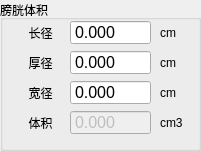
      <widget class="QGroupBox" name="groupBox_6">
       <property name="geometry">
        <rect>
         <x>730</x>
         <y>10</y>
         <width>201</width>
         <height>151</height>
        </rect>
       </property>
       <property name="title">
        <string>膀胱体积</string>
       </property>
       <widget class="QLabel" name="label_40">
        <property name="geometry">
         <rect>
          <x>10</x>
          <y>20</y>
          <width>61</width>
          <height>25</height>
         </rect>
        </property>
        <property name="text">
         <string>长径</string>
        </property>
        <property name="alignment">
         <set>Qt::AlignCenter</set>
        </property>
       </widget>
       <widget class="QLabel" name="label_41">
        <property name="geometry">
         <rect>
          <x>10</x>
          <y>50</y>
          <width>61</width>
          <height>25</height>
         </rect>
        </property>
        <property name="text">
         <string>厚径</string>
        </property>
        <property name="alignment">
         <set>Qt::AlignCenter</set>
        </property>
       </widget>
       <widget class="QLabel" name="label_42">
        <property name="geometry">
         <rect>
          <x>10</x>
          <y>110</y>
          <width>61</width>
          <height>25</height>
         </rect>
        </property>
        <property name="text">
         <string>体积</string>
        </property>
        <property name="alignment">
         <set>Qt::AlignCenter</set>
        </property>
       </widget>
       <widget class="QDoubleSpinBox" name="double_bladder_l">
        <property name="geometry">
         <rect>
          <x>70</x>
          <y>20</y>
          <width>81</width>
          <height>25</height>
         </rect>
        </property>
        <property name="font">
         <font>
          <pointsize>12</pointsize>
         </font>
        </property>
        <property name="styleSheet">
         <string notr="true"/>
        </property>
        <property name="buttonSymbols">
         <enum>QAbstractSpinBox::NoButtons</enum>
        </property>
        <property name="decimals">
         <number>3</number>
        </property>
        <property name="maximum">
         <double>99999.990000000005239</double>
        </property>
        <property name="singleStep">
         <double>0.010000000000000</double>
        </property>
       </widget>
       <widget class="QDoubleSpinBox" name="double_bladder_h">
        <property name="geometry">
         <rect>
          <x>70</x>
          <y>50</y>
          <width>81</width>
          <height>25</height>
         </rect>
        </property>
        <property name="font">
         <font>
          <pointsize>12</pointsize>
         </font>
        </property>
        <property name="styleSheet">
         <string notr="true"/>
        </property>
        <property name="buttonSymbols">
         <enum>QAbstractSpinBox::NoButtons</enum>
        </property>
        <property name="decimals">
         <number>3</number>
        </property>
        <property name="maximum">
         <double>99999.990000000005239</double>
        </property>
        <property name="singleStep">
         <double>0.010000000000000</double>
        </property>
       </widget>
       <widget class="QDoubleSpinBox" name="double_bladder_vol">
        <property name="enabled">
         <bool>false</bool>
        </property>
        <property name="geometry">
         <rect>
          <x>70</x>
          <y>110</y>
          <width>81</width>
          <height>25</height>
         </rect>
        </property>
        <property name="font">
         <font>
          <pointsize>12</pointsize>
         </font>
        </property>
        <property name="styleSheet">
         <string notr="true"/>
        </property>
        <property name="buttonSymbols">
         <enum>QAbstractSpinBox::NoButtons</enum>
        </property>
        <property name="decimals">
         <number>3</number>
        </property>
        <property name="maximum">
         <double>99999.990000000005239</double>
        </property>
        <property name="singleStep">
         <double>0.010000000000000</double>
        </property>
       </widget>
       <widget class="QLabel" name="label_43">
        <property name="geometry">
         <rect>
          <x>160</x>
          <y>110</y>
          <width>31</width>
          <height>25</height>
         </rect>
        </property>
        <property name="text">
         <string>cm3</string>
        </property>
        <property name="alignment">
         <set>Qt::AlignLeading|Qt::AlignLeft|Qt::AlignVCenter</set>
        </property>
       </widget>
       <widget class="QLabel" name="label_44">
        <property name="geometry">
         <rect>
          <x>160</x>
          <y>50</y>
          <width>21</width>
          <height>25</height>
         </rect>
        </property>
        <property name="text">
         <string>cm</string>
        </property>
        <property name="alignment">
         <set>Qt::AlignLeading|Qt::AlignLeft|Qt::AlignVCenter</set>
        </property>
       </widget>
       <widget class="QLabel" name="label_45">
        <property name="geometry">
         <rect>
          <x>160</x>
          <y>20</y>
          <width>21</width>
          <height>25</height>
         </rect>
        </property>
        <property name="text">
         <string>cm</string>
        </property>
       </widget>
       <widget class="QLabel" name="label_46">
        <property name="geometry">
         <rect>
          <x>160</x>
          <y>80</y>
          <width>21</width>
          <height>25</height>
         </rect>
        </property>
        <property name="text">
         <string>cm</string>
        </property>
        <property name="alignment">
         <set>Qt::AlignLeading|Qt::AlignLeft|Qt::AlignVCenter</set>
        </property>
       </widget>
       <widget class="QDoubleSpinBox" name="double_bladder_w">
        <property name="geometry">
         <rect>
          <x>70</x>
          <y>80</y>
          <width>81</width>
          <height>25</height>
         </rect>
        </property>
        <property name="font">
         <font>
          <pointsize>12</pointsize>
         </font>
        </property>
        <property name="styleSheet">
         <string notr="true"/>
        </property>
        <property name="buttonSymbols">
         <enum>QAbstractSpinBox::NoButtons</enum>
        </property>
        <property name="decimals">
         <number>3</number>
        </property>
        <property name="maximum">
         <double>99999.990000000005239</double>
        </property>
        <property name="singleStep">
         <double>0.010000000000000</double>
        </property>
       </widget>
       <widget class="QLabel" name="label_47">
        <property name="geometry">
         <rect>
          <x>10</x>
          <y>80</y>
          <width>61</width>
          <height>25</height>
         </rect>
        </property>
        <property name="text">
         <string>宽径</string>
        </property>
        <property name="alignment">
         <set>Qt::AlignCenter</set>
        </property>
       </widget>
      </widget>
